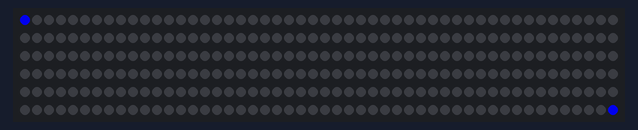
The sketch below on a simulated ESP8266 (NodeMCU). Parts: 300 RGB LEDs in strip order, left to right, continuing on the next row.

Above: at 0.08 s.
At 14.83 s:
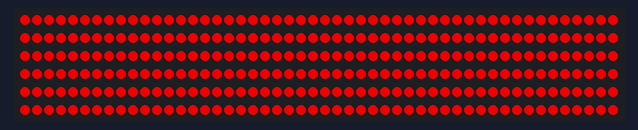
At 15.25 s:
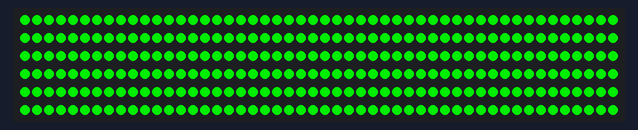
At 15.67 s:
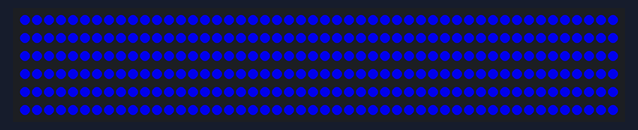
At 19.6 s:
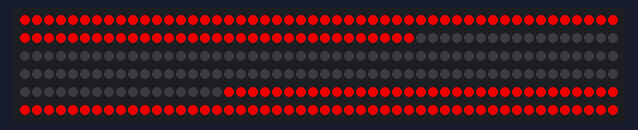
At 39.24 s:
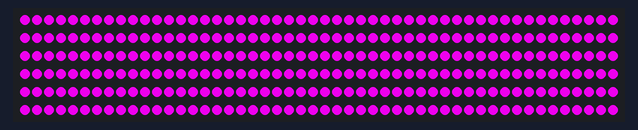

The sketch:

bedroom.ino
```cpp
#include <Adafruit_NeoPixel.h>
#define PIN       D6
#define NUMPIXELS 300
#define DELAY1     25
#define DELAY2     50
int colors[3][3] = {{255,0,255},{255,0,0},{0,0,255}};
int amt = 5;

Adafruit_NeoPixel pixels(NUMPIXELS, PIN, NEO_GRB + NEO_KHZ800);

void setup() {
  // put your setup code here, to run once:
  pixels.begin();
}

void loop() {
//  i += 1
//  // put your main code here, to run repeatedly:
//  pixels.setPixelColor(i, pixels.Color(0, 150, 0));
//  pixels.show();
//  delay(500);
  for (int i = 0; i < NUMPIXELS / 2; i++) {
    pixels.setPixelColor(i, pixels.Color(0,0,200));
    pixels.setPixelColor((NUMPIXELS - 1) - i, pixels.Color(0,0,200));
    pixels.setPixelColor(i - amt, pixels.Color(0,0,0));
    pixels.setPixelColor(((NUMPIXELS - 1) - i) + amt, pixels.Color(0,0,0));
    pixels.show();
    delay(40);
  }
  for (int i = NUMPIXELS / 2; i > 0; i--) {
    pixels.setPixelColor(i, pixels.Color(0,0,200));
    pixels.setPixelColor((NUMPIXELS - 1) - i, pixels.Color(0,0,200));
    pixels.setPixelColor(i + amt, pixels.Color(0,0,0));
    pixels.setPixelColor(((NUMPIXELS - 1) - i) - amt, pixels.Color(0,0,0));
    pixels.show();
    delay(40);
  }
  for (int i = 0; i < NUMPIXELS; i++) {
    pixels.setPixelColor(i, pixels.Color(200,0,0));
  }
  pixels.show();
  delay(200);
  for (int i = 0; i < NUMPIXELS; i++) {
    pixels.setPixelColor(i, pixels.Color(200,200,0));
  }
  pixels.show();
  delay(200);
  for (int i = 0; i < NUMPIXELS; i++) {
    pixels.setPixelColor(i, pixels.Color(0,200,0));
  }
  pixels.show();
  delay(200);
  for (int i = 0; i < NUMPIXELS; i++) {
    pixels.setPixelColor(i, pixels.Color(0,200,200));
  }
  pixels.show();
  delay(200);
  for (int i = 0; i < NUMPIXELS; i++) {
    pixels.setPixelColor(i, pixels.Color(0,0,200));
  }
  pixels.show();
  delay(200);
  for (int i = 0; i < NUMPIXELS; i++) {
    pixels.setPixelColor(i, pixels.Color(200,0,200));
  }
  pixels.show();
  delay(200);
  for (int i = 0; i < NUMPIXELS; i++) {
    pixels.setPixelColor(i, pixels.Color(200,0,0));
  }
  pixels.show();
  for (int i = NUMPIXELS / 2; i > 0; i--) {
    pixels.setPixelColor(i, pixels.Color(200,0,0));
    pixels.setPixelColor((NUMPIXELS - 1) - i, pixels.Color(200,0,0));
    pixels.setPixelColor(i + amt, pixels.Color(0,0,0));
    pixels.setPixelColor(((NUMPIXELS - 1) - i) - amt, pixels.Color(0,0,0));
    pixels.show();
    delay(40);
  }


}
```
